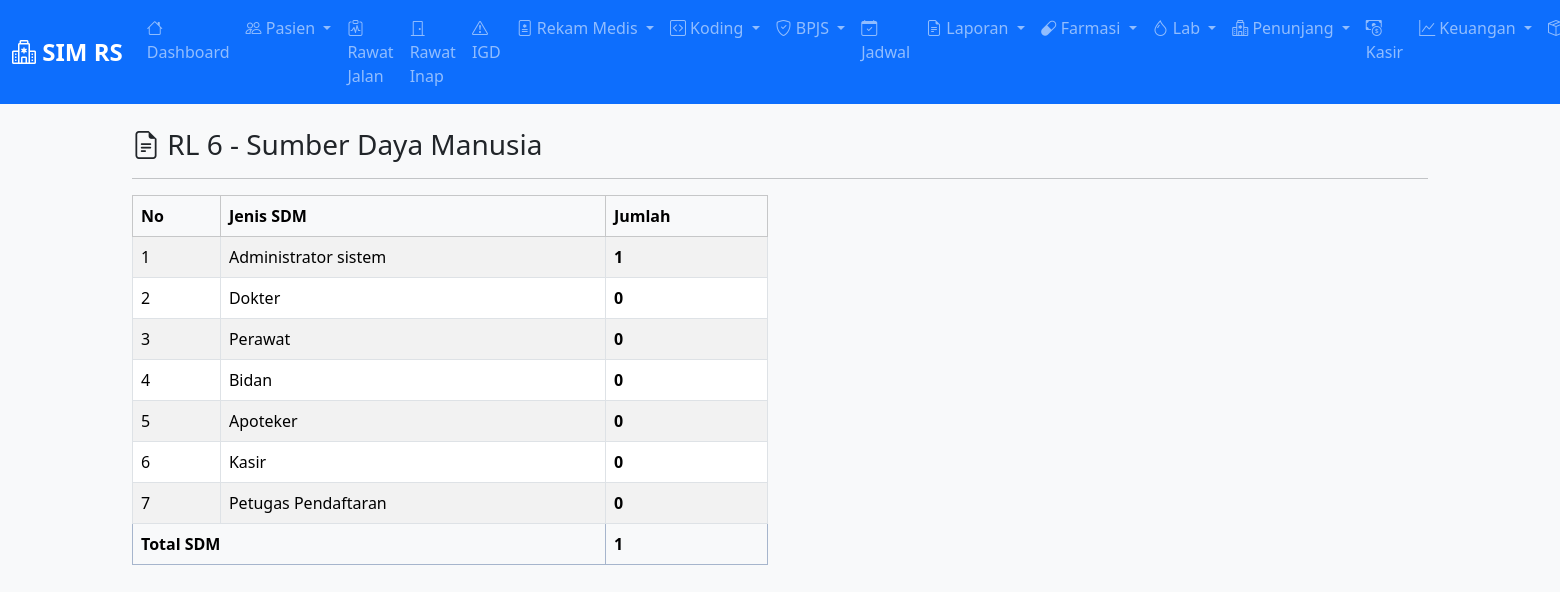
The page /laporan/rl6 (signed in) on the database its author committed.
### app/models.py (models this page shows, shortened)
class Role(db.Model):
    __tablename__ = 'roles'
    id = db.Column(db.Integer, primary_key=True)
    name = db.Column(db.String(50), unique=True, nullable=False)
    description = db.Column(db.String(200))
    users = db.relationship('User', backref='role', lazy=True)

### app/routes/laporan.py (the view)
@laporan_bp.route('/rl6')
@login_required
def rl6():
    roles = Role.query.all()
    sdm_data = []
    for role in roles:
        count = User.query.filter_by(role_id=role.id, aktif=True).count()
        sdm_data.append({
            'role': role.name,
            'description': role.description,
            'jumlah': count
        })
    total_sdm = sum([s['jumlah'] for s in sdm_data])
    return render_template('laporan/rl6.html',
                         sdm_data=sdm_data,
                         total_sdm=total_sdm)

### app/models.py (called while the page is built)
@login_manager.user_loader
def load_user(user_id):
    return User.query.get(int(user_id))

### app/templates/laporan/rl6.html (shortened to what this page needs)
{% extends "layouts/base.html" %}
{% block content %}
<div class="row">
    <div class="col-12">
        <h3><i class="bi bi-file-earmark-text"></i> RL 6 - Sumber Daya Manusia</h3>
        <hr>
    </div>
</div>
<div class="row">
    <div class="col-md-6">
        <table class="table table-bordered table-striped">
            <thead class="table-light">
                <tr>
                    <th>No</th>
                    <th>Jenis SDM</th>
                    <th>Jumlah</th>
                </tr>
            </thead>
            <tbody>
                {% for sdm in sdm_data %}
                <tr>
                    <td>{{ loop.index }}</td>
                    <td>{{ sdm.description }}</td>
                    <td><strong>{{ sdm.jumlah }}</strong></td>
                </tr>
                {% endfor %}
            </tbody>
            <tfoot>
                <tr class="table-primary">
                    <th colspan="2">Total SDM</th>
                    <th><strong>{{ total_sdm }}</strong></th>
                </tr>
            </tfoot>
        </table>
    </div>
</div>
{% endblock %}

### app/static/css/style.css (style rules this page uses)
:root { --primary-color: #0d6efd; --secondary-color: #6c757d; }
body { font-family: 'Segoe UI', Tahoma, Geneva, Verdana, sans-serif; background-color: #f8f9fa; }
.table th { background-color: #f8f9fa; font-weight: 600; border-top: none; }

### rows shown on the page
Role: description "Administrator sistem", jumlah "1"
Role: description "Dokter", jumlah "0"
Role: description "Perawat", jumlah "0"
Role: description "Bidan", jumlah "0"
Role: description "Apoteker", jumlah "0"
Role: description "Kasir", jumlah "0"
Role: description "Petugas Pendaftaran", jumlah "0"

### other values the page prints
{{ total_sdm }} "1"
